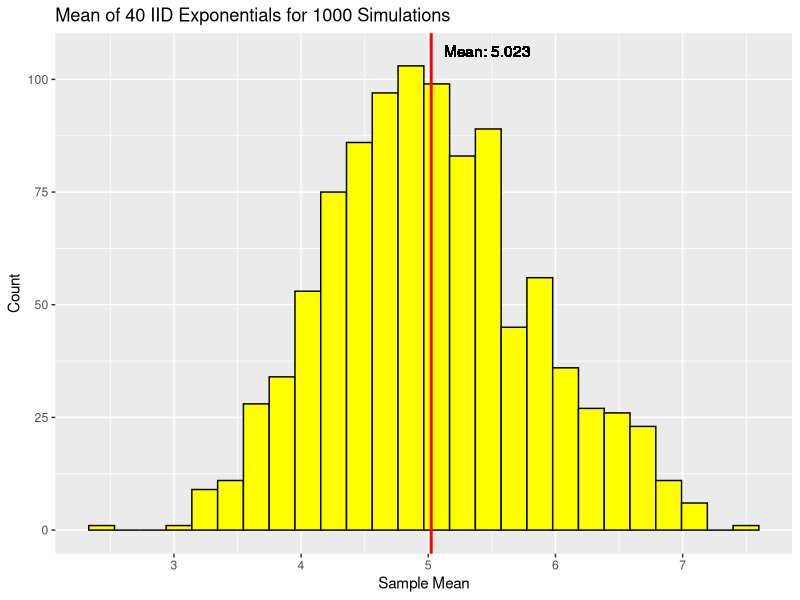
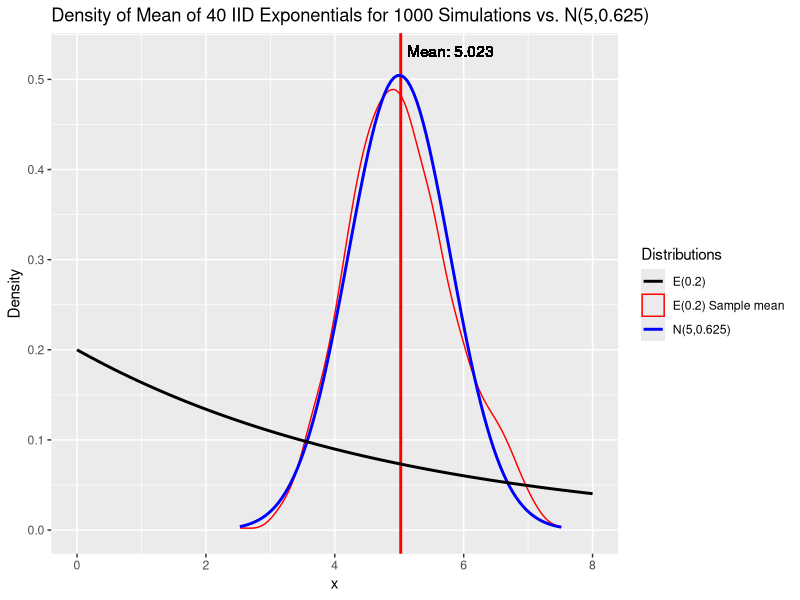
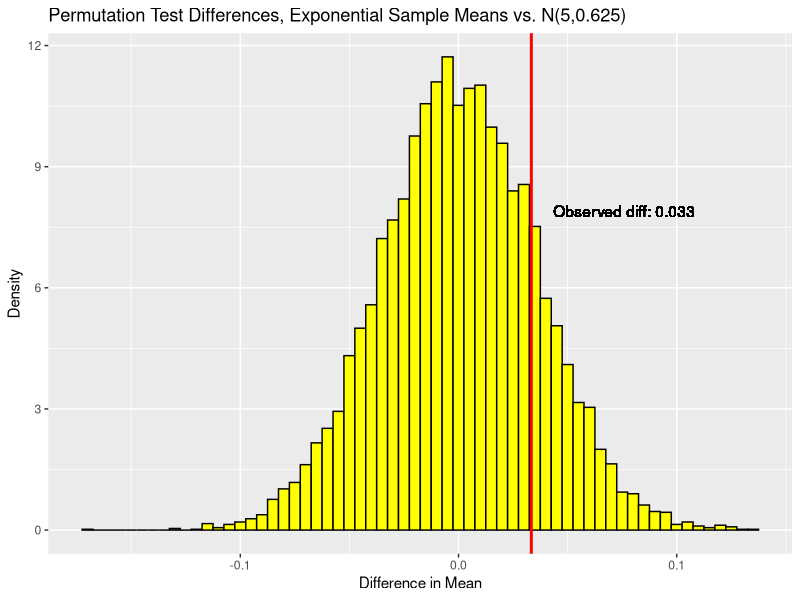

Generate these figures, in order, with R:
## ---- chunk 1
library(ggplot2)
## ---- chunk 2
set.seed(123456)
lambda<-0.2
num_exps<-40            # How big is the sample for each mean
num_sims<-1000          # How many samples/simulations to run

# Build a vector of length {num_sims}, for mean of different samples from exp dist
mns<-NULL
for (i in 1:num_sims) {mns <- c(mns,mean(rexp(num_exps,lambda)))}
mns_df <- data.frame(mns)             # Make a data frame for plotting
colnames(mns_df)<-"exp_mean"

# Calculate some statistics from the simulated dataset and its theoretical distribution
sim_mean<-mean(mns)
sim_sd<-sd(mns)
sim_var<-sim_sd^2
theor_mean<- as.numeric(1/lambda)                 # Theoretical mean per CLT
theor_var <- as.numeric(1/(num_exps*lambda^2))    # Theoretical variance per CLT
pct_mean <- 100*(sim_mean-theor_mean)/theor_mean
pct_var <- 100*(sim_var-theor_var)/theor_var
c(sim_mean,theor_mean,sim_var,theor_var)
## ---- chunk 3
g <- ggplot(mns_df,aes(x=exp_mean))
g <- g + geom_histogram(color="black",fill="yellow",binwidth=sim_sd/4)
g <- g + labs(x="Sample Mean",y="Count")
g <- g + labs(title=paste0("Mean of ",num_exps," IID Exponentials for ",
                        num_sims," Simulations"))
g <- g + geom_vline(xintercept=sim_mean,color="red",size=1)
g <- g + geom_text(aes(sim_mean+0.1,105,vjust=0,hjust=0,
                        label = paste0("Mean: ",round(sim_mean,3))))
print(g)
## ---- chunk 4
norm_str<-paste0("N(",theor_mean,",",round(theor_var,3),")")
exp_str<-paste0("E(",lambda,")")
g <- ggplot(mns_df,aes(x=exp_mean))
g <- g + geom_density(aes(color=paste0(exp_str," Sample mean")))
g <- g + labs(x="x",y="Density")
g <- g + labs(title=paste0("Density of Mean of ",num_exps," IID Exponentials for ",
                           num_sims," Simulations vs. ",norm_str))
g <- g + geom_vline(xintercept=sim_mean,color="red", size=1)
g <- g + geom_text(aes(sim_mean+0.1, 0.525, vjust=0, hjust=0,
                        label = paste0("Mean: ",round(sim_mean,3))))
g <- g + stat_function(fun=dnorm, geom = "line", args = list(mean = theor_mean, 
                        sd = sqrt(theor_var)), size = 1, aes(colour=norm_str))
g <- g + stat_function(fun=dexp, geom = "line", xlim=c(0,8), args = list(rate = lambda),
                        size = 1, aes(colour=exp_str))
g <- g + scale_colour_manual("Distributions",values = c("black","red","blue"))
print(g)
## ---- chunk 5
norms<-rnorm(num_sims,mean=theor_mean,sd=sqrt(theor_var))    # Draw {num_sims} normals
labels<-c(rep("exp",num_sims),rep("norm",num_sims))          # Set of labels for full data set
data<-c(mns,norms)                                           # Combine the exp means and norms

# Function to take the diff in means of a dataset split by label
get_mean_diff<-function(dat,lab) {
        (mean(dat[lab == "exp"]) - mean(dat[lab == "norm"]))}

# Run a series of 10,000 simulations of different permutations of the data labels
permStats<-data.frame(sapply(1:10000,function(i) get_mean_diff(data,sample(labels))))
colnames(permStats)<-c("mean_diff")
observedStat <- get_mean_diff(data,labels)      # get the stats for the original datasets
c(observedStat,sim_mean,mean(norms))
## ---- chunk 6
g <- ggplot(permStats,aes(x=mean_diff))
g <- g + geom_histogram(color="black",fill="yellow",aes(y=..density..),binwidth=0.005)
g <- g + labs(x="Difference in Mean",y="Density")
g <- g + labs(title=paste0("Permutation Test Differences, Exponential Sample Means vs. ",norm_str))
g <- g + geom_vline(xintercept=observedStat,color="red",size=1)
g <- g + geom_text(aes(observedStat+0.01,7.75,vjust=0,hjust=0,
                        label = paste0("Observed diff: ",round(observedStat,3))))
print(g)
